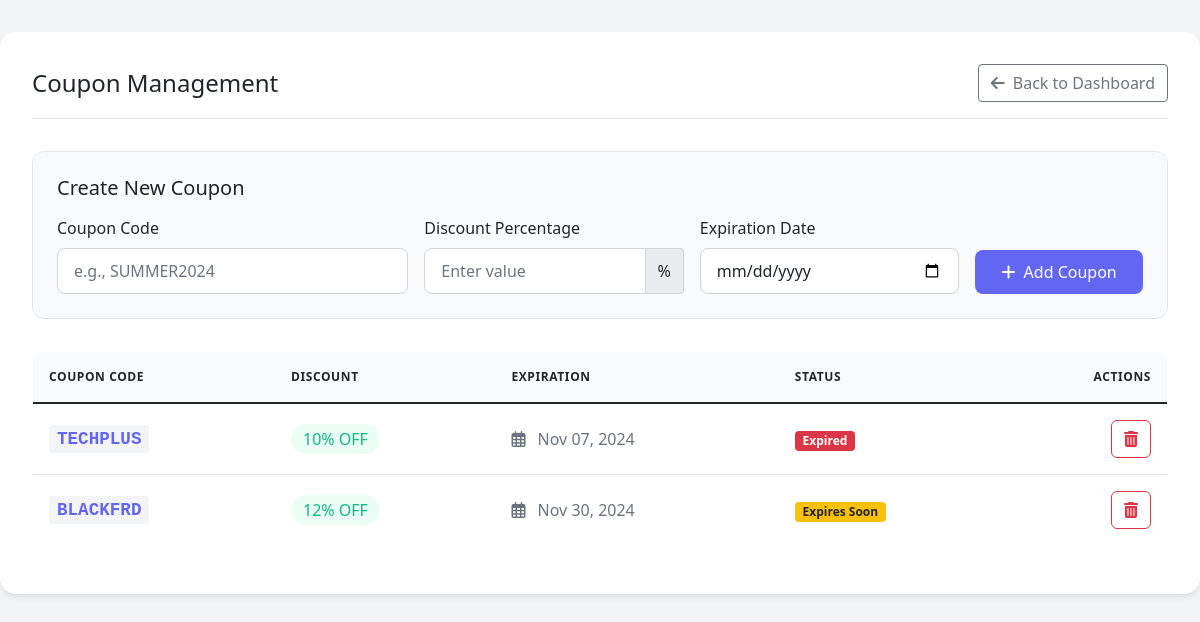
/manage_coupons.php (signed in), run on the app's committed database.
### tables this page shows
CREATE TABLE `coupons` (
  `id` int(11) NOT NULL,
  `code` varchar(20) DEFAULT NULL,
  `discount_percentage` int(11) DEFAULT NULL CHECK (`discount_percentage` between 0 and 100),
  `expiration_date` date DEFAULT NULL
);

### manage_coupons.php (the view, shortened to what this page needs)
<?php
include 'config.php';
$couponsStmt = $pdo->query("SELECT * FROM coupons ORDER BY expiration_date ASC");
$coupons = $couponsStmt->fetchAll(PDO::FETCH_ASSOC);
?>
<!DOCTYPE html>
<html lang="en">
<head>
    <link href="https://cdn.jsdelivr.net/npm/bootstrap@5.1.3/dist/css/bootstrap.min.css" rel="stylesheet">
    <link rel="stylesheet" href="https://cdnjs.cloudflare.com/ajax/libs/font-awesome/6.0.0/css/all.min.css">
</head>
<body>
<div class="dashboard-container">
    <div class="page-header">
        <h2 class="h4 mb-0">Coupon Management</h2>
        <a href="admin_dashboard.php" class="btn btn-outline-secondary">
            <i class="fas fa-arrow-left me-2"></i>Back to Dashboard
        </a>
    </div>
    <div class="coupon-form">
        <h5 class="mb-3">Create New Coupon</h5>
        <form action="manage_coupons.php" method="POST">
            <div class="row g-3">
                <div class="col-md-4">
                    <label class="form-label">Coupon Code</label>
                    <input type="text" name="code" class="form-control" placeholder="e.g., SUMMER2024"
                           maxlength="20" required pattern="[A-Za-z0-9]+"
                           title="Only letters and numbers allowed"
                           oninput="this.value = this.value.toUpperCase()">
                </div>
                <div class="col-md-3">
                    <label class="form-label">Discount Percentage</label>
                    <div class="input-group">
                        <input type="number" name="discount" class="form-control"
                               placeholder="Enter value" min="0" max="100" required>
                        <span class="input-group-text">%</span>
                    </div>
                </div>
                <div class="col-md-3">
                    <label class="form-label">Expiration Date</label>
                    <input type="date" name="expiration_date" class="form-control"
                           required min="<?php echo date('Y-m-d'); ?>">
                </div>
                <div class="col-md-2 d-flex align-items-end">
                    <button type="submit" name="add_coupon" class="btn btn-primary w-100">
                        <i class="fas fa-plus me-2"></i>Add Coupon
                    </button>
                </div>
            </div>
        </form>
    </div>
    <?php if (count($coupons) > 0): ?>
        <div class="table-responsive">
            <table class="table">
                <thead>
                    <tr>
                        <th>Coupon Code</th>
                        <th>Discount</th>
                        <th>Expiration</th>
                        <th>Status</th>
                        <th class="text-end">Actions</th>
                    </tr>
                </thead>
                <tbody>
                    <?php foreach ($coupons as $coupon):
                        $expiry_date = strtotime($coupon['expiration_date']);
                        $is_expired = $expiry_date < time();
                        $expires_soon = $expiry_date < strtotime('+7 days');
                    ?>
                        <tr>
                            <td>
                                <span class="coupon-code"><?php echo htmlspecialchars($coupon['code']); ?></span>
                            </td>
                            <td>
                                <span class="discount-badge">
                                    <?php echo $coupon['discount_percentage']; ?>% OFF
                                </span>
                            </td>
                            <td>
                                <span class="expiry-date">
                                    <i class="far fa-calendar-alt me-2"></i>
                                    <?php echo date('M d, Y', strtotime($coupon['expiration_date'])); ?>
                                </span>
                            </td>
                            <td>
                                <?php if ($is_expired): ?>
                                    <span class="badge bg-danger">Expired</span>
                                <?php elseif ($expires_soon): ?>
                                    <span class="badge bg-warning text-dark">Expires Soon</span>
                                <?php else: ?>
                                    <span class="badge bg-success">Active</span>
                                <?php endif; ?>
                            </td>
                            <td class="text-end">
                                <form method="POST" action="manage_coupons.php" class="d-inline-block">
                                    <button type="submit" name="delete_coupon" class="btn btn-delete">
                                        <i class="fas fa-trash-alt"></i>
                                    </button>
                                </form>
                            </td>
                        </tr>
                    <?php endforeach; ?>
                </tbody>
            </table>
        </div>
    <?php endif; ?>
</div>
</body>
</html>

### manage_coupons.php (style rules this page uses)
:root { --primary-color: #6366f1; --danger-color: #dc3545; --success-color: #10b981; }
body { background-color: #f3f4f6; }
.dashboard-container { max-width: 1200px; margin: 2rem auto; padding: 2rem; background: white; border-radius: 16px; box-shadow: 0 4px 6px -1px rgba(0, 0, 0, 0.1); }
.page-header { display: flex; justify-content: space-between; align-items: center; margin-bottom: 2rem; padding-bottom: 1rem; border-bottom: 1px solid #e5e7eb; }
.coupon-form { background: #f9fafb; padding: 1.5rem; border-radius: 12px; margin-bottom: 2rem; border: 1px solid #e5e7eb; }
.form-control { border-radius: 8px; padding: 0.625rem 1rem; border: 1px solid #d1d5db; transition: all 0.2s; }
.btn-primary { background-color: var(--primary-color); border: none; padding: 0.625rem 1.5rem; border-radius: 8px; font-weight: 500; transition: all 0.2s; }
.table { background: white; border-radius: 12px; overflow: hidden; border: 1px solid #e5e7eb; }
.table th { background-color: #f9fafb; font-weight: 600; text-transform: uppercase; font-size: 0.75rem; letter-spacing: 0.05em; padding: 1rem; }
.table td { padding: 1rem; vertical-align: middle; }
.coupon-code { font-family: monospace; font-size: 1.1rem; font-weight: 600; color: var(--primary-color); background: #f3f4f6; padding: 0.25rem 0.5rem; border-radius: 4px; }
.discount-badge { background-color: #ecfdf5; color: var(--success-color); padding: 0.25rem 0.75rem; border-radius: 9999px; font-weight: 500; }
.expiry-date { color: #6b7280; }
.btn-delete { color: var(--danger-color); background-color: #fff; border: 1px solid var(--danger-color); padding: 0.375rem 0.75rem; border-radius: 6px; transition: all 0.2s; }

### data on the page
coupons: code "TECHPLUS", discount_percentage "10", expiration_date "Nov 07, 2024", shows "Expired"
coupons: code "BLACKFRD", discount_percentage "12", expiration_date "Nov 30, 2024", shows "Expires Soon"
